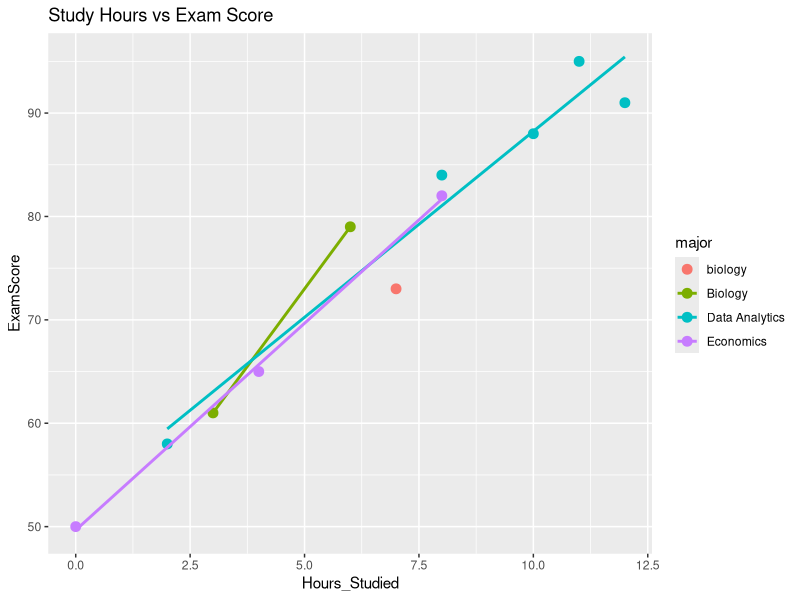

R code for this plot: (Note: this script raises an error after producing the figure.)
# Intentionally messy script for teaching reproducibility + git conflicts
# You should NOT copy this style into real projects :-)

# my machine path
setwd("C:\\DA202-SP26-practice\\data")  #change working directory

# packages
install.packages("tidyverse")
install.packages("lubridate")
library(tidyverse) # may not be installed
library(lubridate)   # may not be installed

# read in the data from my machine
dat <- read.csv("survey_messy.csv")

# types are in the data; I think the data are clean
#dat$date <- mdy(dat$date)  # may fail depending on date format
#commented function out from above to provide one that will actually clean dates effectively
dat$date <- parse_date_time(
  dat$date, orders = c("mdy", "ymd", "dmy")
)

# random sampling
dat_small <- dat %>% sample_n(12)

# compute a summary
#mean_score not working; need to change values to numeric and filter out nulls
dat_small <- dat_small %>%
  filter(ExamScore != "NULL")
dat_small$ExamScore <- as.numeric(dat_small$ExamScore)
mean_score <- mean(dat_small$ExamScore)
cat("Mean exam score (sample):", mean_score, "\n")

# create a plot
p <- ggplot(dat_small, aes(x = Hours_Studied, y = ExamScore, color = major)) +
  geom_point(size = 3) +
  geom_smooth(method = "lm", se = FALSE) +
  ggtitle("Study Hours vs Exam Score")

ggsave("results/plot.png", p, width = 7, height = 5)  # results/ probably missing

# write output to my machine
write.csv(dat_small, "results/cleaned_subset.csv", row.names = FALSE)

# "session info" to describe my setup
sessionInfo()

library(ggplot2)
